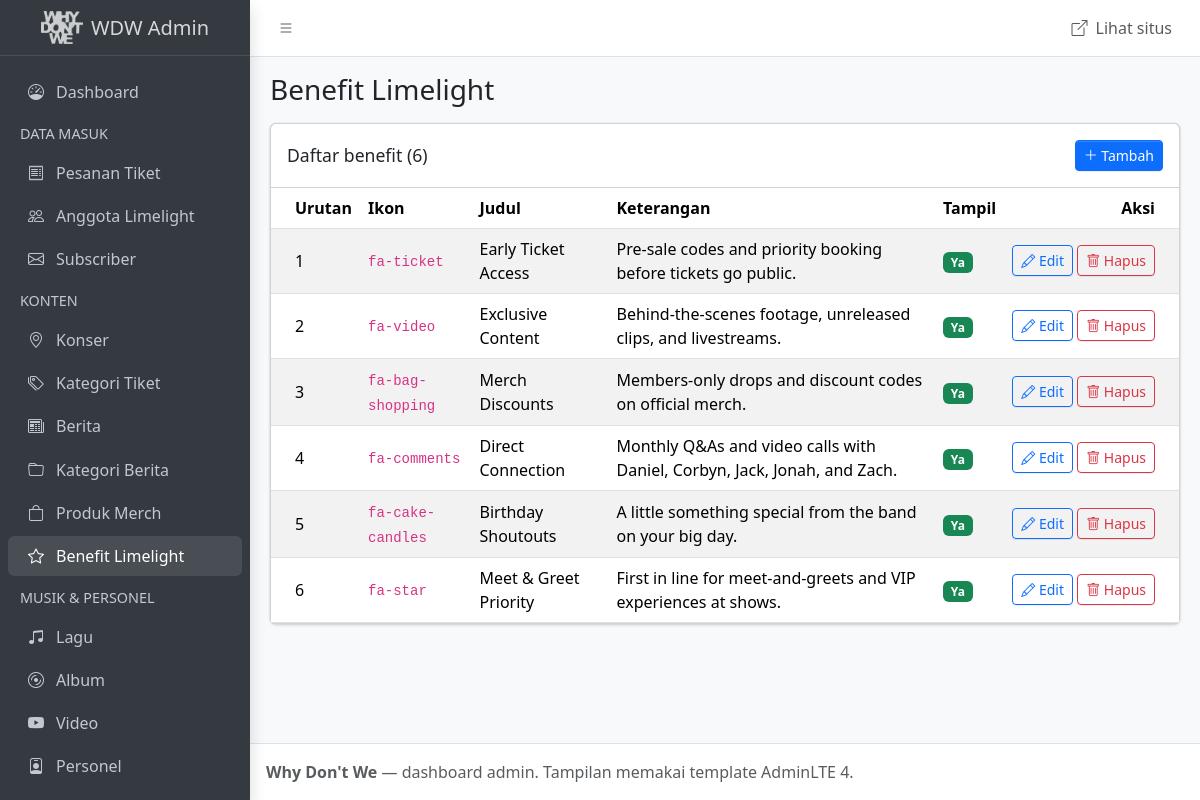
Screenshot of /admin/limelight_benefits.php with the database file from the repository.
### tables this page shows
CREATE TABLE limelight_benefits (
  id            INT UNSIGNED  NOT NULL AUTO_INCREMENT,
  icon          VARCHAR(50)   NOT NULL,              
  title         VARCHAR(100)  NOT NULL,
  description   VARCHAR(255)  NOT NULL,
  sort_order    TINYINT UNSIGNED NOT NULL DEFAULT 0,  
  is_active     BOOLEAN       NOT NULL DEFAULT TRUE,  
  PRIMARY KEY (id)
);

### includes/db.php (called while the page is built, shortened)
<?php
function e($text)
{
    return htmlspecialchars((string) $text, ENT_QUOTES, 'UTF-8');
}

### admin/limelight_benefits.php (the view, shortened to what this page needs)
<?php
require __DIR__ . '/includes/init.php';
$action = $_GET['action'] ?? 'list';
if ($action === 'list') {
    $rows = mysqli_fetch_all(mysqli_query($conn, 'SELECT * FROM limelight_benefits ORDER BY sort_order, id'), MYSQLI_ASSOC);
}
require __DIR__ . '/includes/header.php';
?>
<?php if ($action === 'list'): ?>
<div class="card">
  <div class="card-header d-flex align-items-center">
    <h3 class="card-title mb-0">Daftar benefit (<?= count($rows) ?>)</h3>
    <a href="limelight_benefits.php?action=add" class="btn btn-primary btn-sm ms-auto"><i class="bi bi-plus-lg"></i> Tambah</a>
  </div>
  <div class="card-body p-0 table-responsive">
    <table class="table table-striped table-hover align-middle mb-0">
      <thead><tr><th>Urutan</th><th>Ikon</th><th>Judul</th><th>Keterangan</th><th>Tampil</th><th class="text-end">Aksi</th></tr></thead>
      <tbody>
        <?php foreach ($rows as $row): ?>
        <tr>
          <td><?= (int) $row['sort_order'] ?></td>
          <td><code><?= e($row['icon']) ?></code></td>
          <td><?= e($row['title']) ?></td>
          <td><?= e($row['description']) ?></td>
          <td><?= $row['is_active'] ? '<span class="badge text-bg-success">Ya</span>' : '<span class="badge text-bg-secondary">Disembunyikan</span>' ?></td>
          <td class="text-end text-nowrap"><?= action_buttons('limelight_benefits.php', $row['id']) ?></td>
        </tr>
        <?php endforeach; ?>
      </tbody>
    </table>
  </div>
</div>
<?php endif; ?>
<?php require __DIR__ . '/includes/footer.php'; ?>

### admin/includes/init.php (shortened to what this page needs)
<?php
require __DIR__ . '/../../includes/db.php';
function action_buttons($page, $id)
{
    return '<a href="' . $page . '?action=edit&id=' . (int) $id . '" class="btn btn-sm btn-outline-primary"><i class="bi bi-pencil"></i> Edit</a> '
        . '<form method="post" action="' . $page . '" class="d-inline" onsubmit="return confirm(\'Hapus data ini?\')">'
        . '<input type="hidden" name="do" value="delete"><input type="hidden" name="id" value="' . (int) $id . '">'
        . '<button class="btn btn-sm btn-outline-danger"><i class="bi bi-trash"></i> Hapus</button></form>';
}

### rows the page displays
limelight_benefits: sort_order "1", icon "fa-ticket", title "Early Ticket Access", description "Pre-sale codes and priority booking before tickets go public.", is_active "Ya"
limelight_benefits: sort_order "2", icon "fa-video", title "Exclusive Content", description "Behind-the-scenes footage, unreleased clips, and livestreams.", is_active "Ya"
limelight_benefits: sort_order "3", icon "fa-bag-shopping", title "Merch Discounts", description "Members-only drops and discount codes on official merch.", is_active "Ya"
limelight_benefits: sort_order "4", icon "fa-comments", title "Direct Connection", description "Monthly Q&As and video calls with Daniel, Corbyn, Jack, Jonah, and Zach.", is_active "Ya"
limelight_benefits: sort_order "5", icon "fa-cake-candles", title "Birthday Shoutouts", description "A little something special from the band on your big day.", is_active "Ya"
limelight_benefits: sort_order "6", icon "fa-star", title "Meet & Greet Priority", description "First in line for meet-and-greets and VIP experiences at shows.", is_active "Ya"

### other values shown
$group "DATA MASUK"
$title "Pesanan Tiket"
$title "Anggota Limelight"
$title "Subscriber"
$group "KONTEN"
$title "Konser"
$title "Kategori Tiket"
$title "Berita"
$title "Kategori Berita"
$title "Produk Merch"
$title "Benefit Limelight"
$group "MUSIK & PERSONEL"
$title "Lagu"
$title "Album"
$title "Video"
